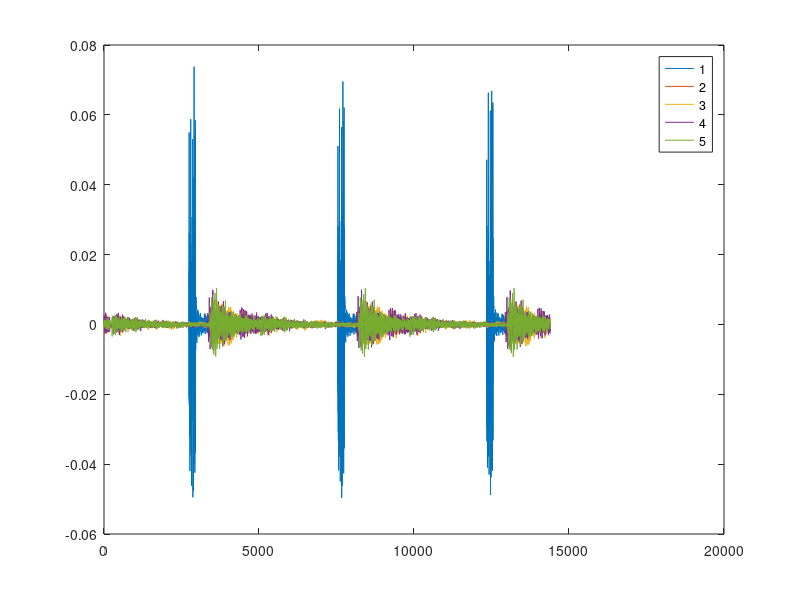
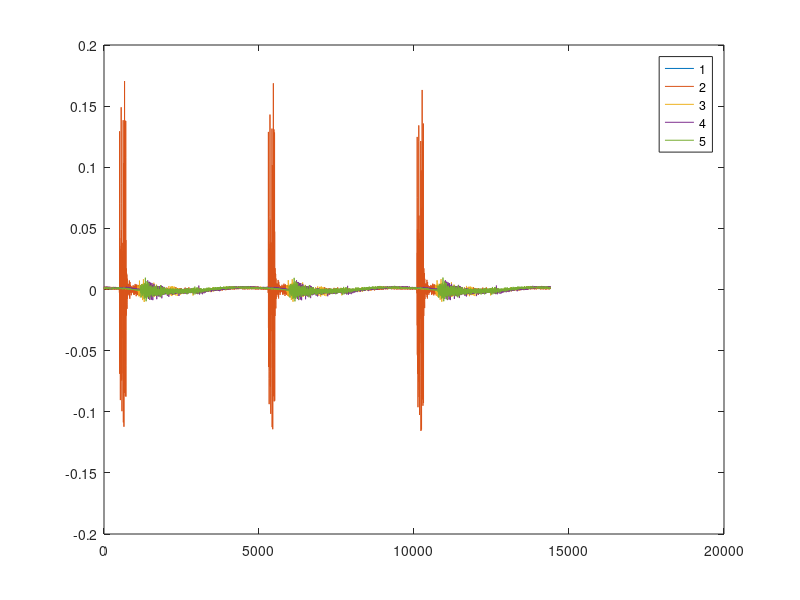
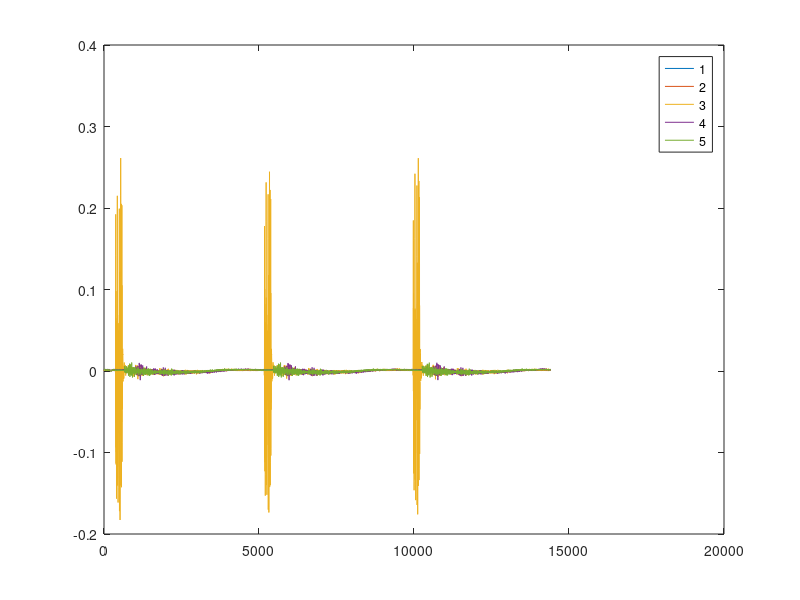
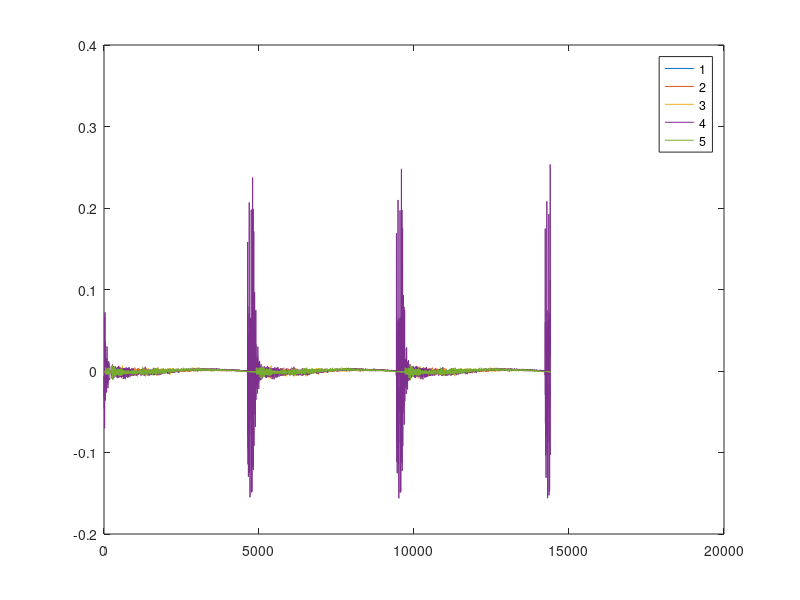

The MATLAB source for these figures, in order:
load('audiodata_B5_1.mat'); 
for (i = 1:5)
    figure
    refer = RXXr(i,:,:);
    for (j = 1:5)
        ref = refer(:,:,j);
        plot(ref)
        hold on
    end
    legend('1','2','3','4','5');

end